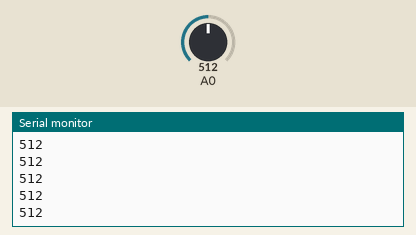
Recording of a sketch running on a simulated Arduino Uno, built with avr-gcc and run on an emulated ATmega328P. Shown: the last lines printed to the serial monitor. The test bench sets the inputs (shaded band); at power-on: A0 = 512.

Above: at 1.2 s.
1.3 s: A0 set to 90
At 2.1 s:
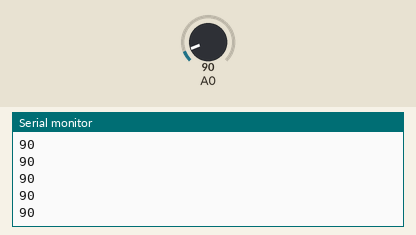
2.8 s: A0 set to 110
At 3.3 s:
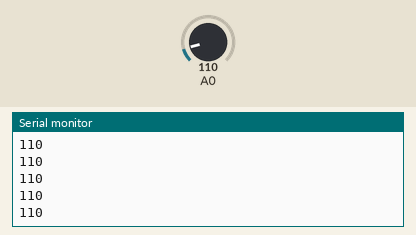
Timing chart, 0 to 5.8 s (numbered marks = the images above; inputs shaded):
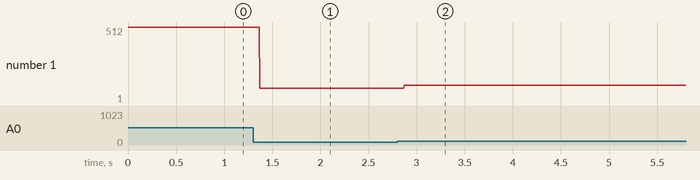

Measured:
- after the input at 1.3 s, the serial monitor: prints a new line after 0.07 s (image 1)
- after the input at 2.8 s, the serial monitor: prints a new line after 0.07 s (image 2)
- plotted number 1: 512 → 90 after the input at 1.3 s, 90 → 1 after the input at 2.8 s

The sketch:

alexa_rip_off.ino
```cpp
int sentence = 0;

void setup() {
  // put your setup code here, to run once:
  Serial.begin(9600);
  sentence = 0;
}

void loop() {
  // put your main code here, to run repeatedly:
  int value = analogRead(A0);
  Serial.println(value);
  if(value < 100)
  {
    speak(sentence);
    sentence++;
  }
  //delay(15000);
}
void speak(int num)
{
  if(num == 0)
  {
    Serial.println("Hello, how are you?");
  }

  else if(num == 1)
  {
    Serial.println("Okay setting the reminder.");
  }

  else if(num == 2)
  {
    Serial.println("You have one reminder to do homework at 7:30 pm");
  }

  else if(num == 3)
  {
    Serial.println("Goodbye");
  }
}
```
